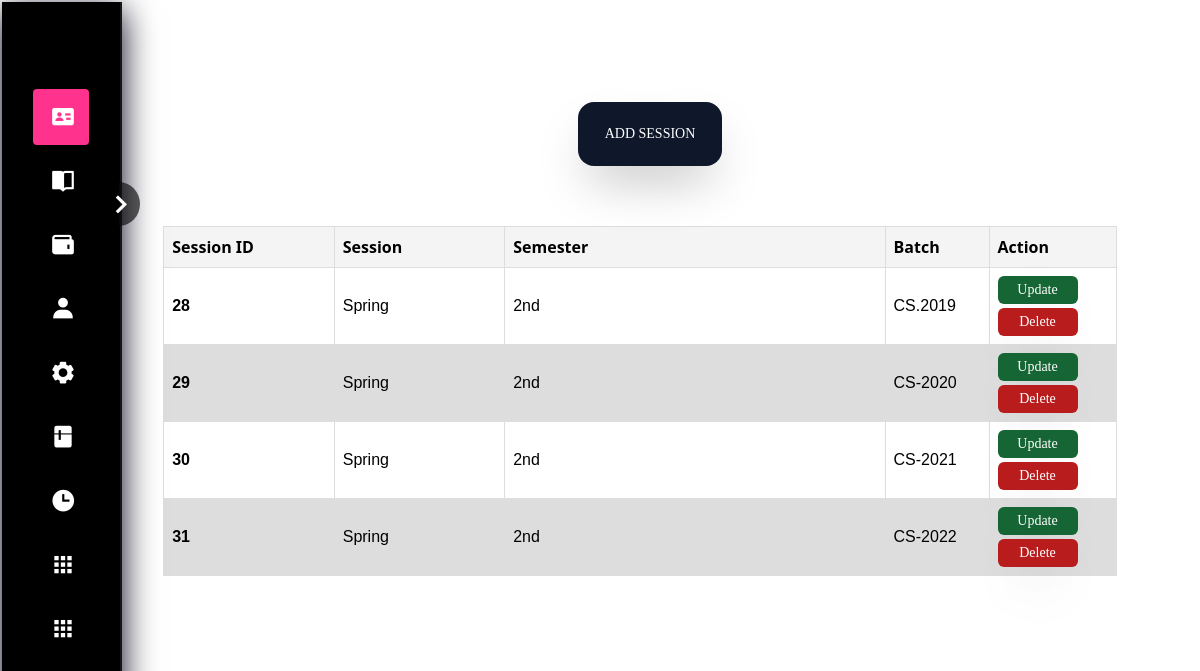
The app's page /addsession.php with its own data.
### tables this page shows
CREATE TABLE `session` (
  `S_ID` int(11) NOT NULL,
  `Session` varchar(100) NOT NULL,
  `Semester` varchar(100) NOT NULL,
  `Batch` varchar(100) NOT NULL
);

### addsession.php (the view, shortened to what this page needs)
<!DOCTYPE html>
<head>
    <script src="https://cdn.tailwindcss.com"></script>
    <link rel="stylesheet" href="./dist/output.css">
    <link href="css/style.css" rel="stylesheet"/>
</head>
<body>
<center>
<div  style="margin:-650px 0px 0px 100px;
">
    <button id="teachermanual" class="bg-slate-900 text-white rounded-2xl shadow-2xl text-sm font-serif w-36 h-16"><a  target="_blank" href="addsessionform.php ">ADD SESSION</a></button>
</div>
<div>
    <br>
    <table id=teacherstable style="margin-left: 80px"><br>
        <tr>
            <th width="130" class="font-sans bg-zinc-100">Session ID</th>
            <th width="130" class="font-sans bg-zinc-100">Session</th>
            <th width=290 class="font-sans bg-zinc-100">Semester</th>
            <th width=50 class="font-sans bg-zinc-100">Batch </th>
            <th width="40" class="font-sans bg-zinc-100">Action</th>
        </tr>
        <tbody>
        <?php
        include 'connect.php';
        $sql ="SELECT * FROM `session`";
        $result = mysqli_query($con, $sql);
        if ($result) {
          while ($row = mysqli_fetch_assoc($result)) {
            $id = $row['S_ID'];
            $Session = $row['Session'];
            $Semester = $row['Semester'];
            $Batch = $row['Batch'];
            echo '<tr>
        <th >' . $id . '</th>
        <td>' . $Session . '</td>
        <td>' . $Semester. '</td>
        <td>' . $Batch. '</td>
        <td>
<button class="bg-green-800 text-white rounded-md shadow-2xl text-sm font-serif w-20 h-7" ><a href="updatesession.php?updateid='. $id .'">Update</a></button>
<button class="bg-red-700 text-white rounded-md shadow-2xl text-sm font-serif w-20 h-7 mt-1"> <a  href="deletesession.php?deleteid=' . $id . '">Delete</a></button>
</td>
      </tr>';
          }
        }
        ?>
        </tbody>
    </table>
</div>
</body>
</html>

### style.css (style rules this page uses)
* { margin: 0; padding: 1px; border: 0; outline: 0; list-style: none; box-sizing: border-box; }
body { height: 100%; background-image:url(../images/White_full.png); font-family: system-ui, -apple-system, BlinkMacSystemFont, 'Segoe UI', Roboto, Oxygen, Ubuntu, Cantarell, 'Open Sans', 'Helvetica Neue', sans-serif; }
.sidebar { width: 120px; backdrop-filter: blur(6px); -webkit-backdrop-filter: blur(6px); background: black; box-shadow: 0 8px 32px rgb(2, 4, 24); border-right: 2px solid rgba(255, 255, 255, .09); transition: .4s ease-in-out; }
.sidebar nav { padding: 0 30px; }
.sidebar nav .nav-item { cursor: pointer; display: flex; align-items: center; justify-content: flex-start; border-radius: 4px; width: 100%; height: 56px; padding: 0 16px; margin: 8px 0; color: #fff; transition: .3s; }
.sidebar nav .nav-item.active { background: #ff328e !important; }
.sidebar nav .nav-item i { font-size: 26px; }
.sidebar .toggle { cursor: pointer; position: absolute; color: #fff; top: 180px; right: -20px; font-size: 38px; line-height: 50%; text-align: center; border-radius: 50%; padding: 2px 0 2px 2px; background: linear-gradient( 90deg, transparent 50%, rgba(10, 10, 10, .65) 50% ); }
.sidebar .toggle i { transition: .4s linear; }
a:link { text-decoration: none; color: white; }

### addsession.php (style rules this page uses)
table { margin-top: 10px; font-family: arial, sans-serif; border-collapse: collapse; margin-left: 30px; width: 80%; }
td, th { border: 1px solid #dddddd; text-align: left; padding: 8px; }
tr:nth-child(even) { background-color: #dddddd; }

### records on screen
session: S_ID "28", Session "Spring", Semester "2nd", Batch "CS.2019"
session: S_ID "29", Session "Spring", Semester "2nd", Batch "CS-2020"
session: S_ID "30", Session "Spring", Semester "2nd", Batch "CS-2021"
session: S_ID "31", Session "Spring", Semester "2nd", Batch "CS-2022"
